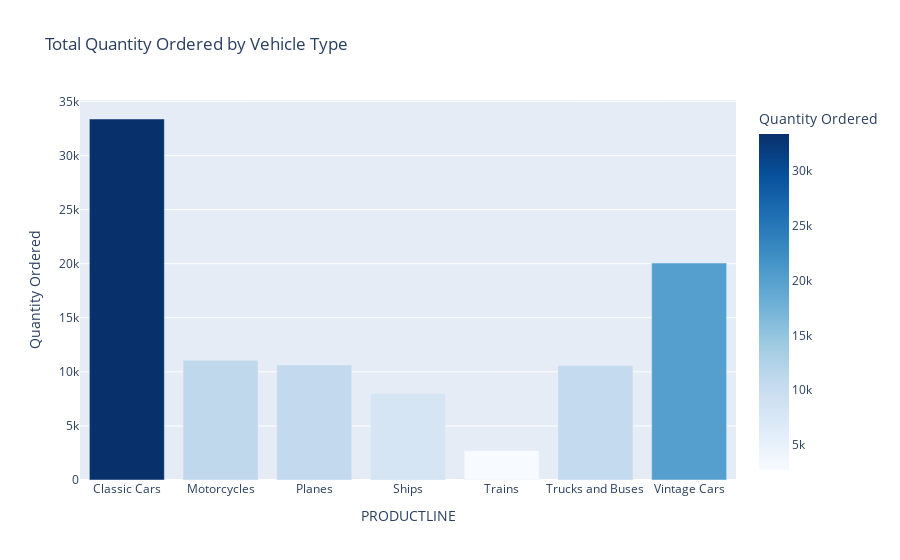

Here is the notebook cell this chart was saved with:
### Markdown cell above
Bisa Di lihat Dari Map di atas bahwa kebanyakan negara yang banyak yang di benua amerika atau bdi eropa cuman lebih dominan ke amerika

### Code cell
Vehicle_Type_data = Raw_Data.groupby('PRODUCTLINE')['QUANTITYORDERED'].sum().reset_index()
fig = px.bar(
    Vehicle_Type_data,
    x='PRODUCTLINE',
    y='QUANTITYORDERED',
    title='Total Quantity Ordered by Vehicle Type',
    labels={'QUANTITYORDERED': 'Quantity Ordered'},
    color='QUANTITYORDERED',
    color_continuous_scale='Blues'
)

fig.show()

### Figure 1 — Plotly figure (JSON) as saved in the notebook; plotly's stock layout.template omitted (floating-point values rounded to 4 significant figures)
{"data": [{"alignmentgroup": "True", "hovertemplate": "PRODUCTLINE=%{x}<br>Quantity Ordered=%{marker.color}<extra></extra>", "legendgroup": "", "marker": {"color": [33373, 11080, 10636, 7989, 2712, 10579, 20059], "coloraxis": "coloraxis", "pattern": {"shape": ""}}, "name": "", "offsetgroup": "", "orientation": "v", "showlegend": false, "textposition": "auto", "type": "bar", "x": ["Classic Cars", "Motorcycles", "Planes", "Ships", "Trains", "Trucks and Buses", "Vintage Cars"], "xaxis": "x", "y": [33373, 11080, 10636, 7989, 2712, 10579, 20059], "yaxis": "y"}], "layout": {"barmode": "relative", "coloraxis": {"colorbar": {"title": {"text": "Quantity Ordered"}}, "colorscale": [[0, "rgb(247,251,255)"], [0.125, "rgb(222,235,247)"], [0.25, "rgb(198,219,239)"], [0.375, "rgb(158,202,225)"], [0.5, "rgb(107,174,214)"], [0.625, "rgb(66,146,198)"], [0.75, "rgb(33,113,181)"], [0.875, "rgb(8,81,156)"], [1, "rgb(8,48,107)"]]}, "legend": {"tracegroupgap": 0}, "title": {"text": "Total Quantity Ordered by Vehicle Type"}, "xaxis": {"anchor": "y", "domain": [0, 1], "title": {"text": "PRODUCTLINE"}}, "yaxis": {"anchor": "x", "domain": [0, 1], "title": {"text": "Quantity Ordered"}}}}
